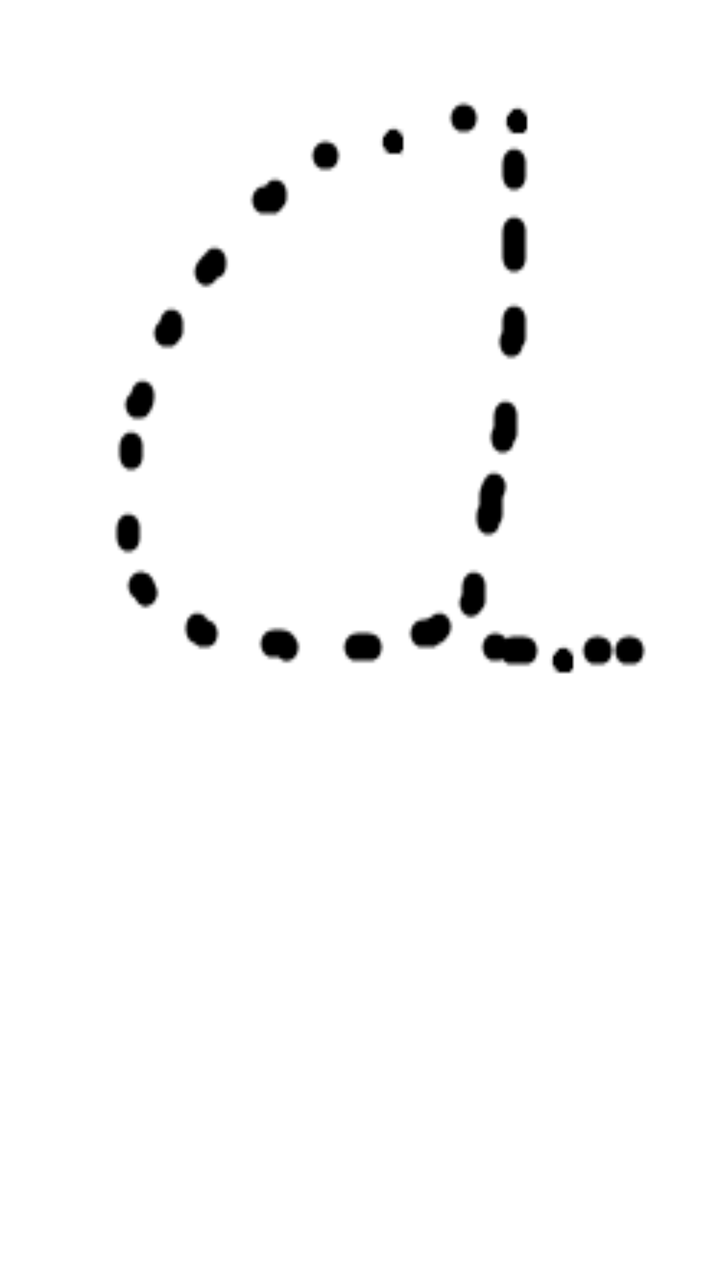
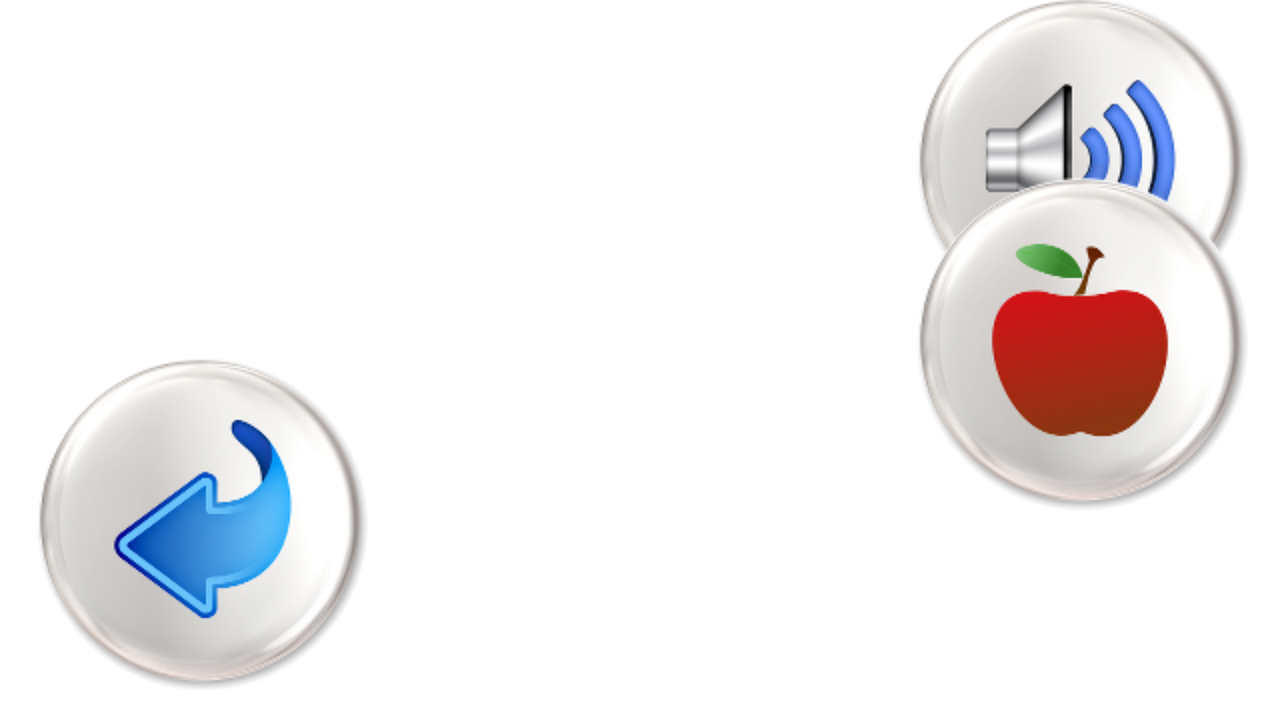

First picture: res/layout/ on a phone held upright. Second picture: the repository's own variant of that layout, on a device whose configuration matches the variant's folder. Source for both follows.
<!-- AndroidManifest.xml: application theme AppTheme -->
<!-- res/layout/second_layout.xml -->
<?xml version="1.0" encoding="utf-8"?>
<LinearLayout xmlns:android="http://schemas.android.com/apk/res/android"
    android:orientation="vertical" android:layout_width="match_parent"
    android:layout_height="match_parent">

    

    <LinearLayout
        android:layout_width="match_parent"
        android:layout_height="0dp"
        android:layout_weight="1"
        android:background="@mipmap/a"
        android:orientation="vertical">

        <android.gesture.GestureOverlayView
            android:id="@+id/gesturesOverlay"
            android:layout_width="match_parent"
            android:layout_height="match_parent" />

    </LinearLayout>
    <LinearLayout
        android:layout_width="match_parent"
        android:layout_height="0dp"
        android:layout_weight=".5"
        android:orientation="vertical">

    <TextView
        android:layout_width="wrap_content"
        android:layout_height="wrap_content"
        android:textAppearance="?android:attr/textAppearanceLarge"
        android:text="Draw the letter"
        android:id="@+id/textView2"
        android:layout_gravity="center_horizontal" />
    </LinearLayout>

</LinearLayout>
<!-- resources referenced by this layout -->
<resources>
  <!-- mipmap a: png bitmap (mipmap-hdpi, 2767 bytes) -->
  <style name="AppTheme" parent="Theme.AppCompat.NoActionBar">
          
          <item name="colorPrimary">@color/colorPrimary</item>
          <item name="colorPrimaryDark">@color/colorPrimaryDark</item>
          <item name="colorAccent">@color/colorAccent</item>
          <item name="android:windowBackground">@color/colorPrimary</item>
          <item name="android:textColorHint">@color/light_grey</item>
          <item name="android:textColorSecondary">@color/light_grey</item>
      </style>
  <color name="colorPrimary">#FFFFFF</color>
  <color name="colorPrimaryDark">#000</color>
  <color name="colorAccent">#FF4081</color>
</resources>
<!-- res/layout-land/second_layout.xml (the repository's variant of the layout above) -->
<!-- drawn on the phone turned sideways -->
<?xml version="1.0" encoding="utf-8"?>
<RelativeLayout
    xmlns:android="http://schemas.android.com/apk/res/android"
    android:layout_width="match_parent"
    android:layout_height="match_parent"
    android:orientation="horizontal">

    <LinearLayout
        android:layout_width="match_parent"
        android:layout_height="match_parent"
        android:orientation="horizontal"
        android:layout_gravity="center">

        <android.gesture.GestureOverlayView
            android:orientation="horizontal"
            android:layout_gravity="center"
            android:layout_width="wrap_content"
            android:layout_height="wrap_content"
            android:id="@+id/gesturesOverlay"
            android:gestureColor ="#00FF00"
            android:uncertainGestureColor="#FFFF00">

            <ImageView
                android:layout_width="wrap_content"
                android:layout_height="wrap_content"
                android:id="@+id/imageResult"
                android:layout_gravity="center"/>
        </android.gesture.GestureOverlayView>

        <RelativeLayout
            android:layout_width="match_parent"
            android:layout_height="match_parent">
            <ImageButton
                android:layout_width="200dp"
                android:layout_height="200dp"
                android:id="@+id/button"
                android:layout_gravity="left"
                android:background="@drawable/button_states"
                android:src="@drawable/voice_large"
                android:text="play sound"
                android:onClick="onClick"
                android:layout_above="@+id/button3"
                android:layout_alignParentRight="true"
                android:layout_alignParentEnd="true" />

            <ImageButton
                android:layout_width="200dp"
                android:layout_height="200dp"
                android:id="@+id/button2"
                android:background="@drawable/button_states"
                android:src="@drawable/ani_pic_large"
                android:text="help animation"
                android:layout_gravity="right"
                android:onClick="onClick"
                android:layout_alignParentTop="true"
                android:layout_alignParentRight="true"
                android:layout_alignParentEnd="true"
                android:layout_marginTop="70dp" />
            <ImageButton
                android:layout_width="200dp"
                android:layout_height="200dp"
                android:background="@drawable/button_states"
                android:src="@drawable/back_menu_large"
                android:text="to menu"
                android:id="@+id/button3"
                android:onClick="onClick"
                android:layout_alignParentBottom="true"
                android:layout_alignParentLeft="true"
                android:layout_alignParentStart="true" />

            <ImageView
                android:layout_width="wrap_content"
                android:layout_height="wrap_content"
                android:id="@+id/imageView"
                android:layout_gravity="center"
                android:src="@drawable/s"
                android:layout_alignParentTop="true"
                android:layout_centerHorizontal="true" />

        </RelativeLayout>
    </LinearLayout>

</RelativeLayout>
<!-- resources referenced by the variant -->
<!-- as the phone turned sideways resolves them -->
<resources>
  <!-- drawable ani_pic_large: png bitmap (drawable, 188598 bytes) -->
  <!-- drawable back_menu_large: png bitmap (drawable, 188598 bytes) -->
  <!-- drawable button_states (drawable) -->
  <?xml version="1.0" encoding="utf-8"?>
  <selector xmlns:android="http://schemas.android.com/apk/res/android">
      <item android:state_pressed="false"
          android:drawable="@drawable/button_not_pressed" />
      <item android:state_pressed="true"
          android:drawable="@drawable/button_pressed" />
  </selector>
  <!-- drawable voice_large: png bitmap (drawable, 188598 bytes) -->
  <style name="AppTheme" parent="Theme.AppCompat.NoActionBar">
          
          <item name="colorPrimary">@color/colorPrimary</item>
          <item name="colorPrimaryDark">@color/colorPrimaryDark</item>
          <item name="colorAccent">@color/colorAccent</item>
          <item name="android:windowBackground">@color/colorPrimary</item>
          <item name="android:textColorHint">@color/light_grey</item>
          <item name="android:textColorSecondary">@color/light_grey</item>
      </style>
  <!-- drawable button_pressed (drawable) -->
  <?xml version="1.0" encoding="utf-8"?>
  <shape xmlns:android="http://schemas.android.com/apk/res/android" android:shape="oval">
      <solid android:color="@color/colorPrimary"></solid>
          <corners android:radius="30dp"></corners>
  </shape>
  <color name="colorPrimary">#FFFFFF</color>
  <color name="colorPrimaryDark">#000</color>
  <color name="colorAccent">#FF4081</color>
</resources>
